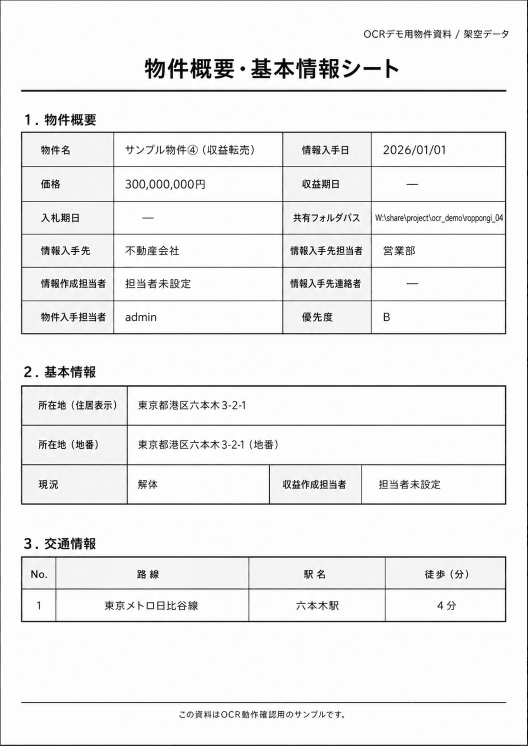
#> input picture ocr-api/sample.png, 1055 x 1491 px (shown at 1/2 size)
$ python run_ocr.py sample.png
#> lines starting #> are read from the running program, lines starting #| are printed output that depends on the picture; after the words box and inside, x2 and y2 are one past the last pixel; in counts of white or black regions, pixels touching at a corner belong together
### ocr-api/ocr_core/image_utils.py
"""
画像処理ユーティリティ

ファイルバリデーション・画像前処理・base64変換を提供する。
Django依存なし。ファイルオブジェクトはname/size/read()/seek()を持つ任意の型。
"""
import base64
import io
import logging
import os
from typing import Any, Dict, List, Optional

from PIL import Image, ImageChops, ImageEnhance, ImageFilter, ImageOps

logger = logging.getLogger(__name__)

# =============================================================================
# 定数
# =============================================================================

# 許可する拡張子
ALLOWED_IMAGE_EXTENSIONS = ['.jpg', '.jpeg', '.png', '.gif', '.webp']

# 許可するContent-Type
ALLOWED_CONTENT_TYPES = [
    'image/jpeg', 'image/png', 'image/gif', 'image/webp',
]

# 最大ファイルサイズ（1MB — project_managerと同じ）
MAX_FILE_SIZE_MB = 1
MAX_FILE_SIZE_BYTES = MAX_FILE_SIZE_MB * 1024 * 1024

# MIMEタイプマッピング
MIME_TYPE_MAP = {
    '.jpg': 'image/jpeg',
    '.jpeg': 'image/jpeg',
    '.png': 'image/png',
    '.gif': 'image/gif',
    '.webp': 'image/webp',
}

# 画像前処理定数
IMAGE_MAX_SIZE = 6000       # 長辺の最大ピクセル数
IMAGE_MIN_SIZE = 1024       # 長辺がこれ未満なら拡大する
IMAGE_SCALE_FACTOR = 2.0    # 小さい画像を拡大する倍率
JPEG_QUALITY = 95           # 再エンコード時の品質

# 横長画像の分割閾値
WIDE_IMAGE_RATIO = 1.3
SPLIT_OVERLAP_RATIO = 0.05

# API設定
MAX_IMAGE_COUNT = 3

# 赤色除去の閾値設定
RED_CHANNEL_MIN = 150
RED_GREEN_DIFF_MIN = 60
RED_BLUE_DIFF_MIN = 60


# =============================================================================
# ファイルバリデーション
# =============================================================================


# [43 lines left out: function validate_image_file, not called in this run]


# =============================================================================
# 手書き文字除去
# =============================================================================


def remove_red_handwriting(img: Image.Image) -> Image.Image:
    """赤色の手書き文字を除去する"""
    if img.mode != 'RGB':
        return img

    r_ch, g_ch, b_ch = img.split()

    r_high = r_ch.point(lambda v: 255 if v >= RED_CHANNEL_MIN else 0)

    rg_diff = ImageChops.subtract(r_ch, g_ch)
    rg_mask = rg_diff.point(lambda v: 255 if v >= RED_GREEN_DIFF_MIN else 0)

    rb_diff = ImageChops.subtract(r_ch, b_ch)
    rb_mask = rb_diff.point(lambda v: 255 if v >= RED_BLUE_DIFF_MIN else 0)

    red_mask = ImageChops.multiply(r_high, ImageChops.multiply(rg_mask, rb_mask))

    white = Image.new('RGB', img.size, (255, 255, 255))
    result = Image.composite(white, img, red_mask)
    return result


# =============================================================================
# 画像前処理
# =============================================================================


def _enhance_for_ocr(img: Image.Image) -> Image.Image:
    """
    OCR精度向上のための共通画像補正処理

    赤色手書き除去・リサイズを適用する。
    高解像度モード（IMAGE_MAX_SIZE >= 6000）ではSHARPEN・コントラスト強化をスキップ。
    """
    img = remove_red_handwriting(img)

    w, h = img.size
    long_side = max(w, h)

    if long_side < IMAGE_MIN_SIZE:
        scale = IMAGE_SCALE_FACTOR
        img = img.resize((int(w * scale), int(h * scale)), Image.LANCZOS)
    elif long_side > IMAGE_MAX_SIZE:
        scale = IMAGE_MAX_SIZE / long_side
        img = img.resize((int(w * scale), int(h * scale)), Image.LANCZOS)

    if IMAGE_MAX_SIZE < 6000:
        img = img.filter(ImageFilter.SHARPEN)
        if img.mode == 'RGB':
            img = ImageEnhance.Contrast(img).enhance(1.3)

    return img


def _to_jpeg_bytes(img: Image.Image) -> tuple:
    """画像をJPEGバイト列にエンコードする"""
    buf = io.BytesIO()
    img.save(buf, format='JPEG', quality=JPEG_QUALITY)
    return buf.getvalue(), 'image/jpeg'


def preprocess_image(image_file: Any) -> tuple:
    """
    OCR精度向上のための画像前処理

    - EXIF Orientation に基づいて正しい向きに回転
    - RGBA/P モードを RGB に変換
    - 赤色手書き除去・リサイズ等

    Args:
        image_file: ファイルオブジェクト

    Returns:
        tuple: (処理済み画像バイト列, MIMEタイプ)
    """
    image_file.seek(0)
    raw_bytes = image_file.read()
    img = Image.open(io.BytesIO(raw_bytes))

    img = ImageOps.exif_transpose(img)

    if img.mode in ('RGBA', 'P'):
        img = img.convert('RGB')

    img = _enhance_for_ocr(img)
    return _to_jpeg_bytes(img)


def split_wide_image(image_file: Any) -> List[tuple]:
    """
    横長画像（見開きスキャン等）を左右に分割する

    幅が高さの WIDE_IMAGE_RATIO 倍以上の場合、左半分と右半分に分割する。

    Returns:
        List[tuple]: [(画像バイト列, MIMEタイプ, ファイル名), ...]
            横長でない場合は空リスト
    """
    image_file.seek(0)
    raw_bytes = image_file.read()
    img = Image.open(io.BytesIO(raw_bytes))
    img = ImageOps.exif_transpose(img)

    if img.mode in ('RGBA', 'P'):
        img = img.convert('RGB')

    w, h = img.size

    if w < h * WIDE_IMAGE_RATIO:
        return []

    overlap = int(w * SPLIT_OVERLAP_RATIO)
    mid = w // 2

    left_img = img.crop((0, 0, mid + overlap, h))
    right_img = img.crop((mid - overlap, 0, w, h))

    results = []
    base_name = getattr(image_file, 'name', 'image')

    for part_img, suffix in [(left_img, '_left'), (right_img, '_right')]:
        part_img = _enhance_for_ocr(part_img)
        img_bytes, mime_type = _to_jpeg_bytes(part_img)
        results.append((img_bytes, mime_type, f'{base_name}{suffix}'))

    return results


# =============================================================================
# 画像エンコード
# =============================================================================


def encode_images(
    image_files: List[Any],
    apply_preprocessing: bool = True,
) -> List[Dict[str, str]]:
    """
    画像ファイルをbase64エンコード

    横長画像は自動的に左右に分割してから処理する。
    分割後も合計枚数は MAX_IMAGE_COUNT 以内に制限される。

    Args:
        image_files: ファイルオブジェクトのリスト
        apply_preprocessing: 前処理（リサイズ・シャープ化）を適用するか

    Returns:
        List[Dict[str, str]]: base64エンコードされた画像データのリスト
    """
    image_data_list = []
    for image_file in image_files:
        if len(image_data_list) >= MAX_IMAGE_COUNT:
            break

        if apply_preprocessing:
            # 横長画像の分割を試みる
            split_results = split_wide_image(image_file)

            if split_results:
                for img_bytes, mime_type, filename in split_results:
                    if len(image_data_list) >= MAX_IMAGE_COUNT:
                        break
                    image_data = base64.b64encode(img_bytes).decode('utf-8')
                    image_data_list.append({
                        'data': image_data,
                        'mime_type': mime_type,
                        'filename': filename,
                    })
            else:
                processed_bytes, mime_type = preprocess_image(image_file)
                image_data = base64.b64encode(processed_bytes).decode('utf-8')
                image_data_list.append({
                    'data': image_data,
                    'mime_type': mime_type,
                    'filename': getattr(image_file, 'name', 'image'),
                })
        else:
            image_file.seek(0)
            raw_bytes = image_file.read()
            image_data = base64.b64encode(raw_bytes).decode('utf-8')
            file_ext = os.path.splitext(
                getattr(image_file, 'name', 'image.jpg')
            )[1].lower()
            mime_type = MIME_TYPE_MAP.get(file_ext, 'image/jpeg')
            image_data_list.append({
                'data': image_data,
                'mime_type': mime_type,
                'filename': getattr(image_file, 'name', 'image'),
            })

    return image_data_list


# =============================================================================
# メッセージ構築
# =============================================================================


def build_message_content(
    prompt: str,
    image_data_list: List[Dict[str, str]],
) -> List[Dict[str, Any]]:
    """OpenAI API リクエスト用のメッセージコンテンツを構築"""
    message_content: List[Dict[str, Any]] = [{"type": "text", "text": prompt}]

    for img_data in image_data_list:
        message_content.append({
            "type": "image_url",
            "image_url": {
                "url": f"data:{img_data['mime_type']};base64,{img_data['data']}",
                "detail": "original",
            },
        })

    return message_content

### ocr-api/ocr_core/services.py
"""
画像解析サービス
OpenAI Vision APIを使用して物件画像から情報を抽出する

機能:
- Structured Outputs（JSON Schema）で出力形式を厳密に制約
- detail: original で高精度OCR
- 備考欄の瑕疵情報を重点的に抽出
- 複数画像は個別解析→マージ方式で情報欠落を防止
- 複数画像はThreadPoolExecutorで並列API呼び出しして高速化
"""
import json
import logging
import os
from concurrent.futures import ThreadPoolExecutor
from typing import Any, Dict, List, Optional

from openai import OpenAI

from ocr_core.image_utils import MAX_IMAGE_COUNT, encode_images, build_message_content
from ocr_core.field_mapping_utils import validate_extraction_quality

logger = logging.getLogger(__name__)

# =============================================================================
# 例外クラス
# =============================================================================


class ImageAnalysisUserError(Exception):
    """画像解析でユーザーに表示するエラー"""
    pass


# =============================================================================
# OpenAIクライアント管理
# =============================================================================

API_TIMEOUT_SECONDS = 90.0

_openai_client: Optional[OpenAI] = None


def _get_openai_client() -> OpenAI:
    """環境変数からAPIキーを取得し、OpenAIクライアントを作成する"""
    global _openai_client
    if _openai_client is None:
        api_key = os.getenv("OPENAI_API_KEY")
        if not api_key:
            raise ImageAnalysisUserError(
                "OpenAI APIキーが設定されていません。管理者に連絡してください。"
            )
        _openai_client = OpenAI(api_key=api_key, timeout=API_TIMEOUT_SECONDS)
    return _openai_client


def call_vision_api(
    system_message: str,
    message_content: List[Dict[str, Any]],
    response_format: Dict[str, Any],
) -> str:
    """OpenAI Vision APIを呼び出し、JSON文字列を返す"""
    client = _get_openai_client()
    model_name = os.getenv("OPENAI_VISION_MODEL")
    if not model_name:
        raise RuntimeError("OPENAI_VISION_MODELが設定されていません。")

    response = client.chat.completions.create(
        model=model_name,
        messages=[
            {"role": "system", "content": system_message},
            {"role": "user", "content": message_content},
        ],
        max_completion_tokens=4000,
        response_format=response_format,
    )

    content = response.choices[0].message.content
    if content is None:
        raise RuntimeError("OpenAI APIからレスポンス本文を取得できませんでした。")
    return content


# =============================================================================
# プロンプト・スキーマ取得
# =============================================================================


def _get_prompt(property_type: Optional[str], image_count: int) -> str:
    """物件タイプに応じたプロンプトを取得"""
    from ocr_core.prompts.overview_prompt import get_overview_prompt
    return get_overview_prompt(image_count)


def _get_schema(property_type: Optional[str]) -> Dict[str, Any]:
    """物件タイプに応じたJSON Schemaを取得"""
    from ocr_core.prompts.json_schemas import get_schema
    return get_schema("overview")


# =============================================================================
# エラーハンドリング
# =============================================================================


def handle_analysis_error(e: Exception, content: Optional[str] = None) -> None:
    """画像解析の共通エラーハンドリング"""
    if isinstance(e, json.JSONDecodeError):
        logger.error('画像解析エラー（JSON解析失敗）: %s', str(e))
        raise ImageAnalysisUserError('画像から情報を抽出できませんでした') from e

    if isinstance(e, ImageAnalysisUserError):
        raise

    error_str = str(e)
    if 'insufficient_quota' in error_str:
        logger.error('OpenAI APIクォータ超過: %s', error_str)
        raise ImageAnalysisUserError(
            'OpenAI APIの利用上限に達しました。APIキーの残高・プランをご確認ください。'
        ) from e

    from openai import AuthenticationError as OpenAIAuthError
    if isinstance(e, OpenAIAuthError) or 'invalid_api_key' in error_str:
        global _openai_client
        _openai_client = None
        logger.error('OpenAI APIキーエラー: %s', error_str)
        raise ImageAnalysisUserError(
            'OpenAI APIキーが無効です。正しいAPIキーを設定してください。'
        ) from e

    logger.error('画像解析エラー: %s: %s', type(e).__name__, str(e))
    raise


# =============================================================================
# メイン入口
# =============================================================================


def analyze_property_images(
    image_files: List[Any],
    property_type: Optional[str] = None,
) -> Dict[str, Any]:
    """
    OpenAI Vision APIを使用して複数の物件画像から情報を抽出する（最大3枚）

    複数画像の場合は各画像を並列にAPI解析し、結果をマージする。

    Args:
        image_files: アップロードされた画像ファイルのリスト
        property_type: 物件タイプ

    Returns:
        Dict[str, Any]: 抽出された物件情報
    """
    content: Optional[str] = None
    try:
        image_files = image_files[:MAX_IMAGE_COUNT]
        if not image_files:
            raise ValueError("画像ファイルが指定されていません。")

        if len(image_files) <= 1:
            return _analyze_single_batch(image_files, property_type)
        else:
            return _analyze_and_merge(image_files, property_type)
    except Exception as e:
        handle_analysis_error(e, content)


# =============================================================================
# 単一画像処理
# =============================================================================


def _analyze_single_batch(
    image_files: List[Any],
    property_type: Optional[str],
) -> Dict[str, Any]:
    """画像を一括でAPI解析する（1枚の場合に使用）"""
    content: Optional[str] = None
    try:
        image_data_list = encode_images(image_files, apply_preprocessing=True)
#> in split_wide_image, img is the input picture: PIL image 1055x1491 P; mean R, G, B 239.6, 238.9, 238.9
#> in remove_red_handwriting, `r_high = r_ch.point(lambda v: 255 if v >= RED_CHANNEL_MIN else 0)`:
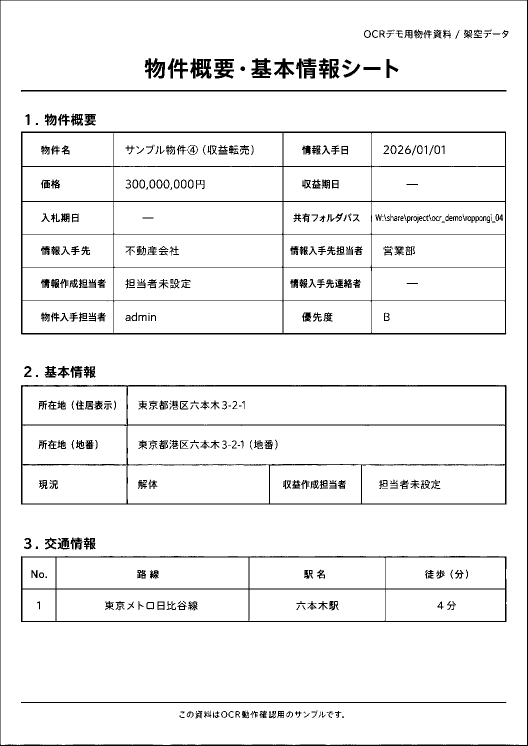
#> r_high: PIL image 1055x1491 L (shown at 1/2 size); 94.5% white; black in thin lines or dots
#> in remove_red_handwriting, `rg_diff = ImageChops.subtract(r_ch, g_ch)`:
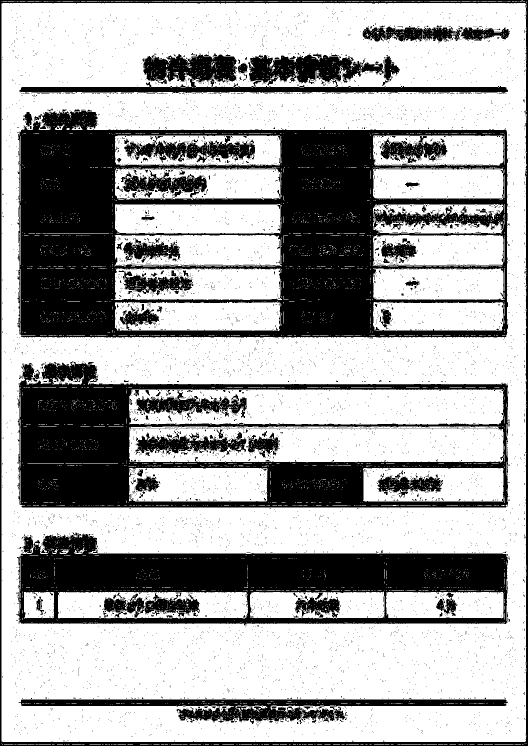
#> rg_diff: PIL image 1055x1491 L (shown at 1/2 size); values 0 (black) and 1 (white), 66.3% white; 7631 black regions (7463 under 20 px), largest, box (x1, y1, x2, y2) and area: (35, 219, 1016, 675) 201189, (34, 723, 1017, 1015) 100720, (33, 1065, 1016, 1251) 90407
#> (the rest of the program and of its run is left out)
